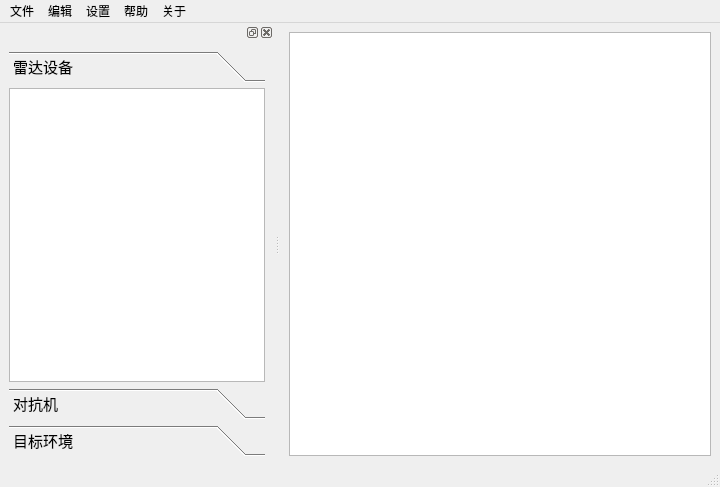
<?xml version="1.0" encoding="UTF-8"?>
<ui version="4.0">
 <class>MainWindowNew</class>
 <widget class="QMainWindow" name="MainWindowNew">
  <property name="geometry">
   <rect>
    <x>0</x>
    <y>0</y>
    <width>720</width>
    <height>487</height>
   </rect>
  </property>
  <property name="windowTitle">
   <string>MainWindow</string>
  </property>
  <widget class="QWidget" name="centralwidget">
   <layout class="QGridLayout" name="gridLayout_5">
    <item row="0" column="0">
     <widget class="QGraphicsView" name="graphicsView">
      <property name="styleSheet">
       <string notr="true"/>
      </property>
      <property name="frameShape">
       <enum>QFrame::StyledPanel</enum>
      </property>
      <property name="frameShadow">
       <enum>QFrame::Plain</enum>
      </property>
      <property name="sizeAdjustPolicy">
       <enum>QAbstractScrollArea::AdjustIgnored</enum>
      </property>
      <property name="viewportUpdateMode">
       <enum>QGraphicsView::MinimalViewportUpdate</enum>
      </property>
     </widget>
    </item>
   </layout>
  </widget>
  <widget class="QMenuBar" name="menubar">
   <property name="geometry">
    <rect>
     <x>0</x>
     <y>0</y>
     <width>720</width>
     <height>26</height>
    </rect>
   </property>
   <widget class="QMenu" name="menufile">
    <property name="title">
     <string>文件</string>
    </property>
    <addaction name="actionnewFile"/>
    <addaction name="actionsaveFile"/>
    <addaction name="separator"/>
    <addaction name="actionexit"/>
   </widget>
   <widget class="QMenu" name="menuedit">
    <property name="title">
     <string>编辑</string>
    </property>
   </widget>
   <widget class="QMenu" name="menusetting">
    <property name="title">
     <string>设置</string>
    </property>
   </widget>
   <widget class="QMenu" name="menuhelp">
    <property name="title">
     <string>帮助</string>
    </property>
   </widget>
   <widget class="QMenu" name="menuabout">
    <property name="title">
     <string>关于</string>
    </property>
    <addaction name="actionabout_DPSP"/>
    <addaction name="actionabout_us"/>
   </widget>
   <addaction name="menufile"/>
   <addaction name="menuedit"/>
   <addaction name="menusetting"/>
   <addaction name="menuhelp"/>
   <addaction name="menuabout"/>
  </widget>
  <widget class="QStatusBar" name="statusBar"/>
  <widget class="QDockWidget" name="dockWidget_left">
   <attribute name="dockWidgetArea">
    <number>1</number>
   </attribute>
   <widget class="QWidget" name="dockWidgetContents_3">
    <layout class="QGridLayout" name="gridLayout">
     <item row="0" column="0">
      <widget class="QToolBox" name="toolBox_2">
       <property name="font">
        <font>
         <family>黑体</family>
         <pointsize>11</pointsize>
        </font>
       </property>
       <property name="currentIndex">
        <number>0</number>
       </property>
       <property name="tabSpacing">
        <number>6</number>
       </property>
       <widget class="QWidget" name="page_rader_2">
        <property name="geometry">
         <rect>
          <x>0</x>
          <y>0</y>
          <width>164</width>
          <height>293</height>
         </rect>
        </property>
        <attribute name="icon">
         <iconset resource="../Res/res.qrc">
          <normaloff>:/img/radar.png</normaloff>:/img/radar.png</iconset>
        </attribute>
        <attribute name="label">
         <string>雷达设备</string>
        </attribute>
        <layout class="QGridLayout" name="gridLayout_8">
         <property name="leftMargin">
          <number>0</number>
         </property>
         <property name="topMargin">
          <number>0</number>
         </property>
         <property name="rightMargin">
          <number>0</number>
         </property>
         <property name="bottomMargin">
          <number>0</number>
         </property>
         <property name="spacing">
          <number>0</number>
         </property>
         <item row="0" column="0">
          <widget class="DragListWidget" name="listWidget_4"/>
         </item>
        </layout>
       </widget>
       <widget class="QWidget" name="page_ECMD_2">
        <property name="geometry">
         <rect>
          <x>0</x>
          <y>0</y>
          <width>164</width>
          <height>293</height>
         </rect>
        </property>
        <attribute name="icon">
         <iconset resource="../Res/res.qrc">
          <normaloff>:/img/ecmdemo.jpg</normaloff>:/img/ecmdemo.jpg</iconset>
        </attribute>
        <attribute name="label">
         <string>对抗机</string>
        </attribute>
        <layout class="QGridLayout" name="gridLayout_6">
         <property name="leftMargin">
          <number>0</number>
         </property>
         <property name="topMargin">
          <number>0</number>
         </property>
         <property name="rightMargin">
          <number>0</number>
         </property>
         <property name="bottomMargin">
          <number>0</number>
         </property>
         <property name="spacing">
          <number>0</number>
         </property>
         <item row="0" column="0">
          <widget class="ECMDragListWidget" name="listWidget_5"/>
         </item>
        </layout>
       </widget>
       <widget class="QWidget" name="page_obiect_2">
        <property name="geometry">
         <rect>
          <x>0</x>
          <y>0</y>
          <width>164</width>
          <height>293</height>
         </rect>
        </property>
        <attribute name="icon">
         <iconset resource="../Res/res.qrc">
          <normaloff>:/img/input.png</normaloff>:/img/input.png</iconset>
        </attribute>
        <attribute name="label">
         <string>目标环境</string>
        </attribute>
        <layout class="QGridLayout" name="gridLayout_7">
         <property name="leftMargin">
          <number>0</number>
         </property>
         <property name="topMargin">
          <number>0</number>
         </property>
         <property name="rightMargin">
          <number>0</number>
         </property>
         <property name="bottomMargin">
          <number>0</number>
         </property>
         <property name="spacing">
          <number>0</number>
         </property>
         <item row="0" column="0">
          <widget class="QListWidget" name="listWidget_6"/>
         </item>
        </layout>
       </widget>
      </widget>
     </item>
    </layout>
   </widget>
  </widget>
  <action name="actionnewFile">
   <property name="text">
    <string>新建文件</string>
   </property>
  </action>
  <action name="actionsaveFile">
   <property name="text">
    <string>保存文件</string>
   </property>
  </action>
  <action name="actionabout_DPSP">
   <property name="text">
    <string>关于 DPSP</string>
   </property>
  </action>
  <action name="actionabout_us">
   <property name="text">
    <string>关于我们</string>
   </property>
  </action>
  <action name="actionexit">
   <property name="text">
    <string>退出</string>
   </property>
  </action>
 </widget>
 <customwidgets>
  <customwidget>
   <class>DragListWidget</class>
   <extends>QListWidget</extends>
   <header location="global">draglistwidget.h</header>
  </customwidget>
  <customwidget>
   <class>ECMDragListWidget</class>
   <extends>QListWidget</extends>
   <header location="global">ecmdraglistwidget.h</header>
  </customwidget>
 </customwidgets>
 <resources>
  <include location="../Res/res.qrc"/>
 </resources>
 <connections/>
</ui>
